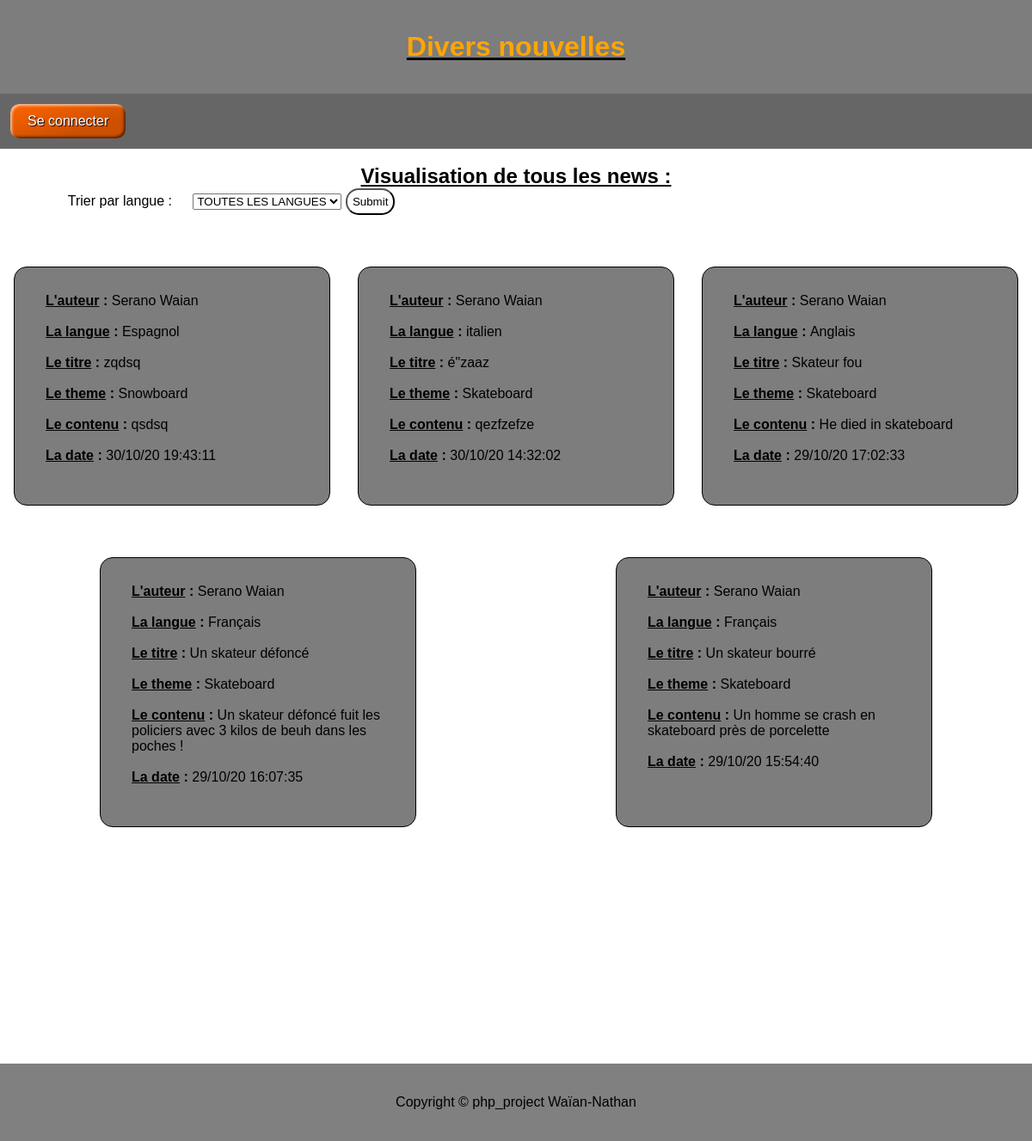
The page /php/index.php on the database as committed earlier.
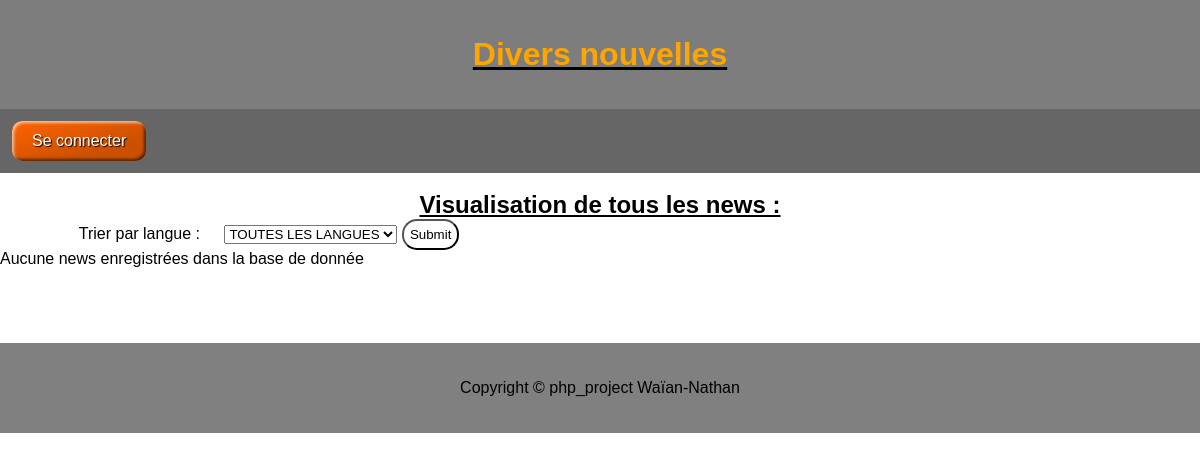
The same page on the database as committed later.
### tables this page shows
CREATE TABLE IF NOT EXISTS `news` (
  `id_news` int(11) NOT NULL AUTO_INCREMENT,
  `id_theme` int(11) NOT NULL,
  `id_langue` int(11) NOT NULL,
  `title_news` varchar(100) NOT NULL,
  `date_news` datetime NOT NULL,
  `text_news` text NOT NULL,
  `id_editor` int(11) NOT NULL,
  PRIMARY KEY (`id_news`)
);

CREATE TABLE IF NOT EXISTS `editor` (
  `id_editor` int(6) NOT NULL AUTO_INCREMENT,
  `surname` varchar(32) NOT NULL,
  `name` varchar(32) NOT NULL,
  `mail_address` varchar(128) NOT NULL,
  `password` varchar(128) NOT NULL,
  `dateCreate` datetime NOT NULL,
  PRIMARY KEY (`id_editor`)
);

CREATE TABLE IF NOT EXISTS `langue` (
  `id_langue` int(11) NOT NULL AUTO_INCREMENT,
  `title` varchar(255) NOT NULL,
  PRIMARY KEY (`id_langue`)
);

CREATE TABLE IF NOT EXISTS `theme` (
  `id_theme` int(11) NOT NULL AUTO_INCREMENT,
  `title` varchar(255) NOT NULL,
  `description` text NOT NULL,
  PRIMARY KEY (`id_theme`)
);

### php/class/Session.php (called while the page is built, shortened)
<?php
class Session
{
    static $instance;
    static function getInstance()
    {
        if (!self::$instance)
            self::$instance = new Session();
        return self::$instance;
    }
    public function read($key)
    {
        return isset($_SESSION[$key]) ? $_SESSION[$key] : null;
    }
}

### php/class/App.php (called while the page is built)
<?php
class App
{
    static $dbUsers = null;
    static function getDatabase()
    {
        if (!self::$dbUsers)
            self::$dbUsers = new Database('root', '', 'projet_php');
        return self::$dbUsers;
    }
    static function getAuth()
    {
        return new Auth(Session::getInstance());
    }
}

### php/class/Auth.php (called while the page is built, shortened)
<?php
class Auth
{
    private $session;
    public function __construct($session)
    {
        $this->session = $session;
    }
    public function user()
    {
        if (!$this->session->read('auth'))
            return false;
        return $this->session->read('auth');
    }
}

### php/class/Database.php (called while the page is built, shortened)
<?php
class Database
{
    private $pdo;
    public function __construct($login, $password, $database_name, $host = 'localhost')
    {
        $this->pdo = new PDO("mysql:dbname=$database_name;host=$host", $login, $password);
        $this->pdo->setAttribute(PDO::ATTR_ERRMODE, PDO::ERRMODE_EXCEPTION);
        $this->pdo->setAttribute(PDO::ATTR_DEFAULT_FETCH_MODE, PDO::FETCH_OBJ);
    }
    public function query($query, $params = false)
    {
        if ($params) {
            $req = $this->pdo->prepare($query);
            $req->execute($params);
        } else
            $req = $this->pdo->query($query);
        return $req;
    }
}

### php/index.php (the view, shortened to what this page needs)
<?php
include 'class/App.php';
include 'class/Auth.php';
include 'class/Session.php';
include 'class/Database.php';
$auth = App::getAuth();
$bdd = App::getDatabase();
$reqNews = $bdd->query('SELECT * FROM news ORDER BY date_news desc');
?>
<html lang=\"fr\">
<head>
    <link type="text/css" rel="stylesheet" href="../css/commun.css">
    <link type="text/css" rel="stylesheet" href="../css/index.css">
</head>
<body>
    <header>
        <h1> <a href="index.php"> Divers nouvelles</a> </h1>
    </header>
    <nav>
        <p><?php if ($auth->user()) : ?><a href="compte.php"><button>Mon compte</button> </a><?php else : ?><a href="connexion.php"><button>Se connecter</button></a><?php endif; ?></p>
    </nav>
    <br />
    <h2> Visualisation de tous les news : </h2>
    <form method="POST">
        <label for="langueArticle"> Trier par langue : </label>
        <select name="langueArticle">
            <option value="0" <?php if (!isset($_POST['langueArticle'])) : ?> selected <?php endif; ?>> TOUTES LES LANGUES </option>
        </select>
        <input type="submit" name="langue">
    </form>
    <?php
    if ($reqNews->rowCount()) :
    ?> <div id="articles">
            <?php
            foreach ($reqNews as $reqNew) :
                $reqTheme = $bdd->query("SELECT * FROM theme WHERE id_theme=?", [$reqNew->id_theme])->fetch();
                $reqLangue = $bdd->query("SELECT * FROM langue WHERE id_langue=?", [$reqNew->id_langue])->fetch();
                $reqEditor = $bdd->query("SELECT surname, name, mail_address FROM editor WHERE id_editor=?", [$reqNew->id_editor])->fetch();
            ?>
                <div class="article">
                    <p> <strong><u>L'auteur</u> : </strong><?= $reqEditor->surname, " ", $reqEditor->name; ?> </p> <br />
                    <p> <strong><u>La langue</u> : </strong><?= $reqLangue->title; ?> </p> <br />
                    <p> <strong><u>Le titre</u> : </strong><?= $reqNew->title_news; ?> </p> <br />
                    <p title="Description : <?= $reqTheme->description; ?>"> <strong><u>Le theme</u> : </strong><?= $reqTheme->title ?> </p> <br />
                    <p> <strong><u>Le contenu</u> : </strong><?= $reqNew->text_news; ?> </p> <br />
                    <p> <strong><u>La date</u> : </strong><?= date("d/m/y H:i:s", strtotime($reqNew->date_news)); ?> </p><br />
                </div>
            <?php
            endforeach;
            ?>
        </div>
    <?php
    else :
    ?>
        <p> Aucune news enregistrées dans la base de donnée </p>
    <?php endif; ?>
    <?php
    include 'inc/footer.php';
    ?>
</body>
</html>

### php/inc/footer.php
<div id="blank">
</div>
<footer>
    <p>Copyright &copy; php_project Waïan-Nathan</p>
</footer>

### css/commun.css (style rules this page uses)
button { cursor: pointer; border: 0; line-height: 2.5; padding: 0 20px; font-size: 1rem; text-align: center; color: #fff; text-shadow: 1px 1px 1px #000; border-radius: 10px; background-color: #FF6400; background-image: linear-gradient(to top left, rgba(0, 0, 0, .2), rgba(0, 0, 0, .2) 30%, rgba(0, 0, 0, 0)); box-shadow: inset 2px 2px 3px rgba(255, 255, 255, .6), inset -2px -2px 3px rgba(0, 0, 0, .6); }
button { text-decoration: none; color: white; }
input { background-color: #2323; color: silver; border-radius: 15px; padding: 8px; color: black; }
input[type="submit"] { background-color: white; color: black; padding: 6px; cursor: pointer; }
label { display: inline-block; width: 200px; margin-right: 20px; text-align: right; }
#blank { height: 75px; }
footer { background-color: grey; padding: 3%; text-align: center; }

### css/index.css (style rules this page uses)
* { margin: 0px; padding: 0px; font-family: Arial, Helvetica, sans-serif; }
header { background-color: #7D7D7D; padding: 3%; }
h1 { text-align: center; text-decoration: underline; }
h2 { text-align: center; text-decoration: underline; }
h1 a { text-decoration: none; color: orange; }
nav { background-color: #666666; padding: 1%; }
#articles { display: flex; flex-wrap: wrap; margin: 100px auto; }
.article { width: 300px; margin: -40px auto 100px auto; padding: 30px; padding-left: 3%; border: 1px solid black; border-radius: 15px; background-color: #7D7D7D; word-break: break-word; }

Rows that differ between the two databases and show on the page:
removed news: id_editor.surname "Serano", id_editor.name "Waian", id_langue.title "Espagnol", title_news "zqdsq", id_theme.title "Snowboard", text_news "qsdsq", date_news "30/10/20 19:43:11"
removed news: id_editor.surname "Serano", id_editor.name "Waian", id_langue.title "italien", title_news "é\"zaaz", id_theme.title "Skateboard", text_news "qezfzefze", date_news "30/10/20 14:32:02"
removed news: id_editor.surname "Serano", id_editor.name "Waian", id_langue.title "Anglais", title_news "Skateur fou", id_theme.title "Skateboard", text_news "He died in skateboard", date_news "29/10/20 17:02:33"
removed news: id_editor.surname "Serano", id_editor.name "Waian", id_langue.title "Français", title_news "Un skateur défoncé", id_theme.title "Skateboard", text_news "Un skateur défoncé fuit les policiers avec 3 kilos de beuh dans les poches !", date_news "29/10/20 16:07:35"
removed news: id_editor.surname "Serano", id_editor.name "Waian", id_langue.title "Français", title_news "Un skateur bourré", id_theme.title "Skateboard", text_news "Un homme se crash en skateboard près de porcelette", date_news "29/10/20 15:54:40"
Other text that changed with them:
text now shown: "Aucune news enregistrées dans la base de donnée"
